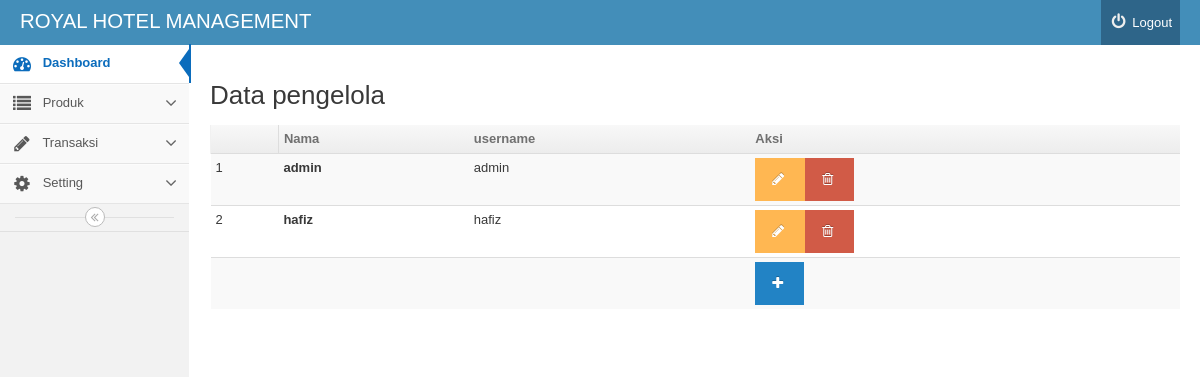
Page /backend/index.php?mod=pengelola&pg=pengelola_view (signed in) on the committed database.
### tables this page shows
CREATE TABLE `pengelola` (
  `idpengelola` int(11) NOT NULL,
  `nama` varchar(32) NOT NULL,
  `username` varchar(32) NOT NULL,
  `password` varchar(32) NOT NULL
);

### backend/pengelola/pengelola_view.php (the view, shortened to what this page needs)
	<h2 id="headings"> Data pengelola</h2>
	<table  class="table table-condensed table-striped table-hover">
		<thead>
		<th class='info'><td><b>Nama </b></td><td><b>username</b></td><td><b>Aksi</b></td></th>
		</thead>
		<tbody>
		<?php
$query="SELECT * from pengelola ";
$result=mysql_query($query) or die(mysql_error());
$no=1;
while($rows=mysql_fetch_object($result)){
		?>
		<tr>
			<td><?php echo $no
			?></td>
			<td><b><?php		echo $rows ->nama;?><b></td>
						<td><?php		echo $rows ->username;?></td>
			<td><a href="index.php?mod=pengelola&pg=pengelola_form&id=
				<?=	$rows -> idpengelola;?>" class='btn btn-warning'><i class="icon-pencil"></i></a><a href="index.php?mod=pengelola&pg=pengelola_view&act=del&id=<?=	$rows -> idpengelola;?>"
			onclick="return confirm('Yakin data akan dihapus?') ";
			class='btn btn-danger'> <i class="icon-trash"></i></a></td>
		</tr>
		<?php
	$no++;
	}?>
		<tr>
			<td colspan=3 ></td><td><a href="index.php?mod=pengelola&pg=pengelola_form"
			class='btn btn-primary'	><i class="icon-plus"></i></a></td>
		</tr>
		</tbody>
	</table>

### rows in the picture
pengelola: nama "admin", username "admin"
pengelola: nama "hafiz", username "hafiz"
